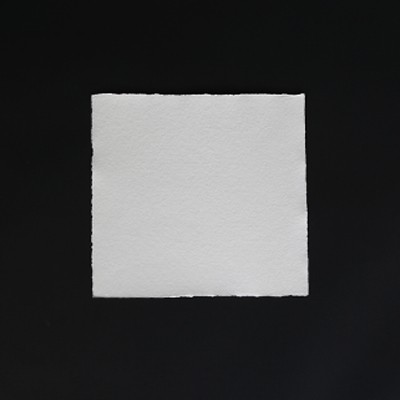
//> input picture corners-js/paper1.jpg, 400 x 400 px
$ ./corners paper1.jpg   (built with g++ and OpenCV 4)
//> lines starting //> are read from the running program, lines starting //| are printed output that depends on the picture
/**
 * @function cornerHarris_Demo.cpp
 * @brief Demo code for detecting corners using Harris-Stephens method
 * @author OpenCV team
 */

#include "imgcodecs.hpp"
#include "opencv2/highgui.hpp"
#include "opencv2/imgproc.hpp"
#include <iostream>

using namespace cv;
using namespace std;

/// Global variables
Mat src, src_gray;
int thresh = 200;
int max_thresh = 255;

const char* source_window = "Source image";
const char* corners_window = "Corners detected";

/// Function header
void cornerHarris_demo( int, void* );

/**
 * @function main
 */
int main( int, char** argv )
{
  /// Load source image and convert it to gray
  src = imread( argv[1], IMREAD_COLOR );
//> src is the input picture: 400 rows x 400 cols, CV_8UC3; mean B, G, R 68.3, 67.8, 67.5
  cvtColor( src, src_gray, COLOR_BGR2GRAY );

  /// Create a window and a trackbar
  namedWindow( source_window, WINDOW_AUTOSIZE );
  createTrackbar( "Threshold: ", source_window, &thresh, max_thresh, cornerHarris_demo );
  imshow( source_window, src );

  cornerHarris_demo( 0, 0 );

  waitKey(0);
  return(0);
}

/**
 * @function cornerHarris_demo
 * @brief Executes the corner detection and draw a circle around the possible corners
 */
void cornerHarris_demo( int, void* )
{

  Mat dst, dst_norm, dst_norm_scaled;
  dst = Mat::zeros( src.size(), CV_32FC1 );

  /// Detector parameters
  int blockSize = 2;
  int apertureSize = 3;
  double k = 0.04;

  /// Detecting corners
  cornerHarris( src_gray, dst, blockSize, apertureSize, k, BORDER_DEFAULT );
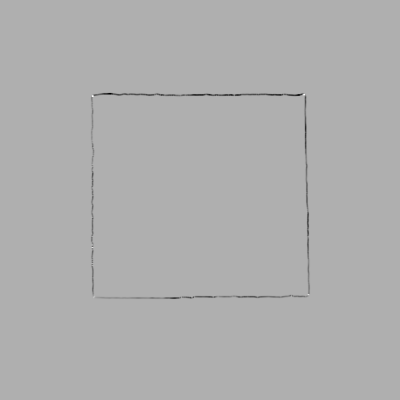
//> dst: 400 rows x 400 cols, CV_32FC1; min -0.0139, max 0.00635, mean -4.54e-05; drawn with min black and max white

  /// Normalizing
  normalize( dst, dst_norm, 0, 255, NORM_MINMAX, CV_32FC1, Mat() );
  convertScaleAbs( dst_norm, dst_norm_scaled );

  /// Drawing a circle around corners
  for( int j = 0; j < dst_norm.rows ; j++ )
     { for( int i = 0; i < dst_norm.cols; i++ )
          {
            if( (int) dst_norm.at<float>(j,i) > thresh )
              {
               circle( dst_norm_scaled, Point( i, j ), 5,  Scalar(0), 2, 8, 0 );
              }
          }
     }
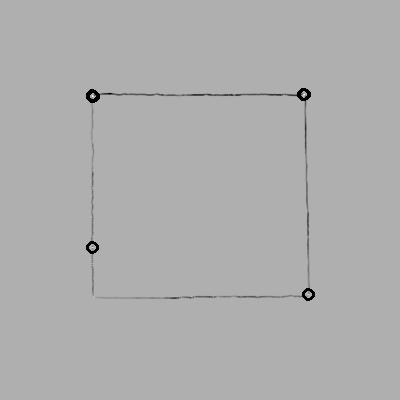
//> dst_norm_scaled: 400 rows x 400 cols, CV_8UC1; min 0, max 255, mean 174
  /// Showing the result
  namedWindow( corners_window, WINDOW_AUTOSIZE );
  imshow( corners_window, dst_norm_scaled );
}
